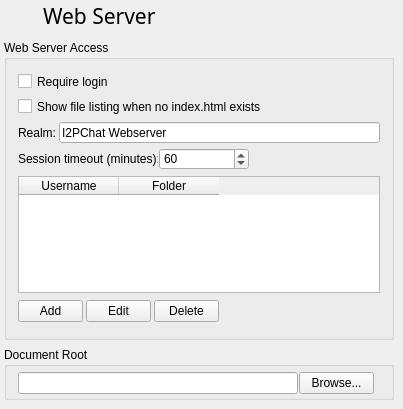
    <widget class="QWidget" name="webserver_Page">
     <widget class="QWidget" name="layoutWidget_21">
      <property name="geometry">
       <rect>
        <x>4</x>
        <y>0</y>
        <width>152</width>
        <height>30</height>
       </rect>
      </property>
      <layout class="QGridLayout" name="WebServerHeader">
       <property name="leftMargin">
        <number>0</number>
       </property>
       <property name="topMargin">
        <number>0</number>
       </property>
       <property name="rightMargin">
        <number>0</number>
       </property>
       <property name="bottomMargin">
        <number>0</number>
       </property>
       <property name="horizontalSpacing">
        <number>3</number>
       </property>
       <property name="verticalSpacing">
        <number>6</number>
       </property>
       <item row="0" column="0" alignment="Qt::AlignmentFlag::AlignLeft|Qt::AlignmentFlag::AlignVCenter">
        <widget class="QLabel" name="webservericonlabel">
         <property name="minimumSize">
          <size>
           <width>28</width>
           <height>28</height>
          </size>
         </property>
         <property name="maximumSize">
          <size>
           <width>28</width>
           <height>28</height>
          </size>
         </property>
         <property name="baseSize">
          <size>
           <width>28</width>
           <height>28</height>
          </size>
         </property>
         <property name="text">
          <string/>
         </property>
         <property name="pixmap">
          <pixmap resource="resourcen.qrc">:/icons/webserver.svg</pixmap>
         </property>
         <property name="scaledContents">
          <bool>true</bool>
         </property>
         <property name="alignment">
          <set>Qt::AlignmentFlag::AlignLeading|Qt::AlignmentFlag::AlignLeft|Qt::AlignmentFlag::AlignVCenter</set>
         </property>
        </widget>
       </item>
       <item row="0" column="1">
        <widget class="QLabel" name="webserverLabel">
         <property name="minimumSize">
          <size>
           <width>0</width>
           <height>28</height>
          </size>
         </property>
         <property name="maximumSize">
          <size>
           <width>16777215</width>
           <height>28</height>
          </size>
         </property>
         <property name="font">
          <font>
           <family>Sans Serif</family>
           <pointsize>16</pointsize>
           <italic>false</italic>
           <bold>true</bold>
           <underline>false</underline>
           <strikeout>false</strikeout>
          </font>
         </property>
         <property name="text">
          <string>&lt;!DOCTYPE HTML PUBLIC &quot;-//W3C//DTD HTML 4.0//EN&quot; &quot;http://www.w3.org/TR/REC-html40/strict.dtd&quot;&gt;
&lt;html&gt;&lt;head&gt;&lt;meta name=&quot;qrichtext&quot; content=&quot;1&quot; /&gt;&lt;style type=&quot;text/css&quot;&gt;
p, li { white-space: pre-wrap; }
&lt;/style&gt;&lt;/head&gt;&lt;body style=&quot; font-family:'Sans Serif'; font-size:16pt; font-weight:600; font-style:italic;&quot;&gt;
&lt;p style=&quot; margin-top:12px; margin-bottom:12px; margin-left:0px; margin-right:0px; -qt-block-indent:0; text-indent:0px; text-decoration: underline;&quot;&gt;&lt;span style=&quot; font-weight:400; font-style:normal; text-decoration:none;&quot;&gt;Web Server&lt;/span&gt;&lt;/p&gt;&lt;/body&gt;&lt;/html&gt;</string>
         </property>
         <property name="alignment">
          <set>Qt::AlignmentFlag::AlignLeading|Qt::AlignmentFlag::AlignLeft|Qt::AlignmentFlag::AlignVCenter</set>
         </property>
        </widget>
       </item>
      </layout>
     </widget>
     <widget class="QGroupBox" name="WebServer">
      <property name="geometry">
       <rect>
        <x>4</x>
        <y>40</y>
        <width>390</width>
        <height>300</height>
       </rect>
      </property>
      <property name="minimumSize">
       <size>
        <width>390</width>
        <height>0</height>
       </size>
      </property>
      <property name="maximumSize">
       <size>
        <width>390</width>
        <height>16777215</height>
       </size>
      </property>
      <property name="title">
       <string>Web Server Access</string>
      </property>
      <widget class="QCheckBox" name="WebServerAuthCheckbox">
       <property name="geometry">
        <rect>
         <x>14</x>
         <y>31</y>
         <width>362</width>
         <height>21</height>
        </rect>
       </property>
       <property name="text">
        <string>Require login</string>
       </property>
       <property name="checked">
        <bool>false</bool>
       </property>
      </widget>
      <widget class="QCheckBox" name="WebProfileDirectoryListingCheckbox">
       <property name="geometry">
        <rect>
         <x>14</x>
         <y>56</y>
         <width>362</width>
         <height>21</height>
        </rect>
       </property>
       <property name="text">
        <string>Show file listing when no index.html exists</string>
       </property>
       <property name="checked">
        <bool>false</bool>
       </property>
      </widget>
      <widget class="QLabel" name="labelRealm">
       <property name="geometry">
        <rect>
         <x>14</x>
         <y>82</y>
         <width>40</width>
         <height>21</height>
        </rect>
       </property>
       <property name="text">
        <string>Realm:</string>
       </property>
      </widget>
      <widget class="QLineEdit" name="webServerRealmEdit">
       <property name="geometry">
        <rect>
         <x>55</x>
         <y>82</y>
         <width>321</width>
         <height>21</height>
        </rect>
       </property>
       <property name="text">
        <string>I2PChat Webserver</string>
       </property>
      </widget>
      <widget class="QLabel" name="labelSessionTimeout">
       <property name="geometry">
        <rect>
         <x>14</x>
         <y>108</y>
         <width>140</width>
         <height>21</height>
        </rect>
       </property>
       <property name="text">
        <string>Session timeout (minutes):</string>
       </property>
      </widget>
      <widget class="QSpinBox" name="webServerSessionTimeout">
       <property name="geometry">
        <rect>
         <x>155</x>
         <y>108</y>
         <width>90</width>
         <height>22</height>
        </rect>
       </property>
       <property name="minimum">
        <number>1</number>
       </property>
       <property name="maximum">
        <number>1440</number>
       </property>
       <property name="singleStep">
        <number>5</number>
       </property>
       <property name="value">
        <number>60</number>
       </property>
      </widget>
      <widget class="QTableWidget" name="webServerUserTable">
       <property name="geometry">
        <rect>
         <x>14</x>
         <y>136</y>
         <width>362</width>
         <height>117</height>
        </rect>
       </property>
       <property name="selectionMode">
        <enum>QAbstractItemView::SelectionMode::SingleSelection</enum>
       </property>
       <property name="selectionBehavior">
        <enum>QAbstractItemView::SelectionBehavior::SelectRows</enum>
       </property>
       <column>
        <property name="text">
         <string>Username</string>
        </property>
       </column>
       <column>
        <property name="text">
         <string>Folder</string>
        </property>
       </column>
      </widget>
      <widget class="QPushButton" name="webServerAddUserButton">
       <property name="geometry">
        <rect>
         <x>14</x>
         <y>260</y>
         <width>65</width>
         <height>22</height>
        </rect>
       </property>
       <property name="text">
        <string>Add</string>
       </property>
      </widget>
      <widget class="QPushButton" name="webServerEditUserButton">
       <property name="geometry">
        <rect>
         <x>82</x>
         <y>260</y>
         <width>65</width>
         <height>22</height>
        </rect>
       </property>
       <property name="text">
        <string>Edit</string>
       </property>
      </widget>
      <widget class="QPushButton" name="webServerDeleteUserButton">
       <property name="geometry">
        <rect>
         <x>150</x>
         <y>260</y>
         <width>65</width>
         <height>22</height>
        </rect>
       </property>
       <property name="text">
        <string>Delete</string>
       </property>
      </widget>
     </widget>
     <widget class="QGroupBox" name="Docroot">
      <property name="geometry">
       <rect>
        <x>4</x>
        <y>347</y>
        <width>390</width>
        <height>53</height>
       </rect>
      </property>
      <property name="minimumSize">
       <size>
        <width>390</width>
        <height>0</height>
       </size>
      </property>
      <property name="maximumSize">
       <size>
        <width>390</width>
        <height>16777215</height>
       </size>
      </property>
      <property name="title">
       <string>Document Root</string>
      </property>
      <widget class="QLineEdit" name="WebProfileDocrootEdit">
       <property name="geometry">
        <rect>
         <x>14</x>
         <y>25</y>
         <width>280</width>
         <height>22</height>
        </rect>
       </property>
      </widget>
      <widget class="QPushButton" name="browseDocrootButton">
       <property name="geometry">
        <rect>
         <x>295</x>
         <y>25</y>
         <width>75</width>
         <height>22</height>
        </rect>
       </property>
       <property name="text">
        <string>Browse...</string>
       </property>
      </widget>
     </widget>
    </widget>
